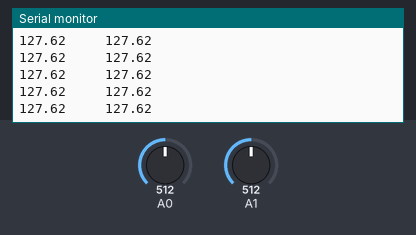
Recording of a sketch running on a simulated Arduino Uno, built with avr-gcc and run on an emulated ATmega328P. Shown: the last lines printed to the serial monitor. Inputs (shaded band) come from the test bench; at power-on: A0 = 512, A1 = 512.

Above: at 1.2 s.
1.3 s: A0 set to 716
At 1.56 s:
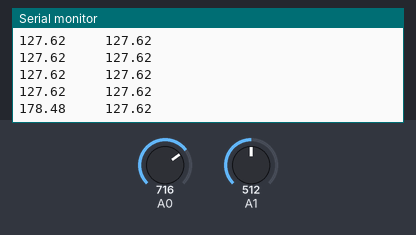
4.3 s: A1 set to 716
At 4.38 s:
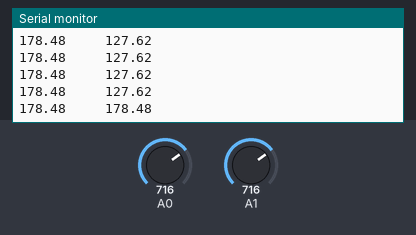
5.8 s: A0 set to 900
At 5.99 s:
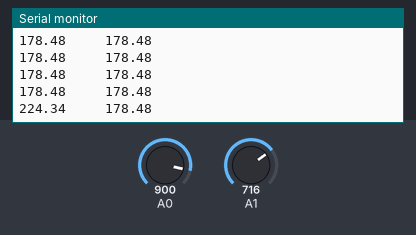
7.3 s: A1 set to 900
At 7.4 s:
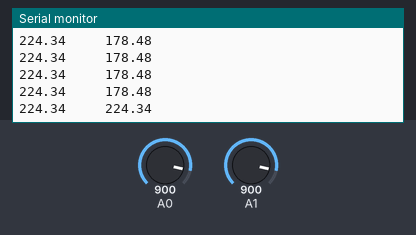
Timing chart, 0 to 9.8 s (numbered marks = the images above; inputs shaded):
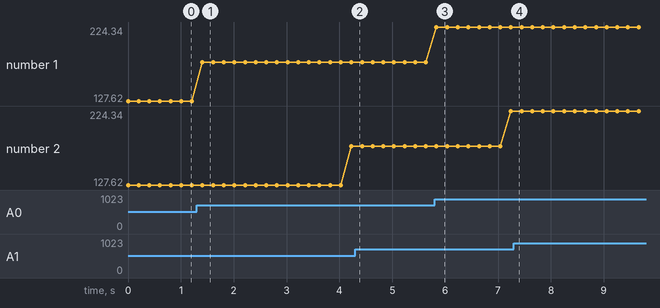

Measured:
- after the input at 1.3 s, the serial monitor: prints a new line after 0.11 s (image 1)
- after the input at 5.8 s, the serial monitor: prints a new line at once (image 3)
- plotted number 1: 127.62 → 178.48 after the input at 1.3 s, 178.48 → 224.34 after the input at 5.8 s
- plotted number 2: 127.62 → 178.48 after the input at 1.3 s, 178.48 → 224.34 after the input at 5.8 s

The sketch:

threshhold_value_calculator.ino
```cpp
int i;
void setup(){
pinMode(A0,INPUT);
pinMode(A1,INPUT);
Serial.begin(9600);
}
void loop(){
  //while (Serial.available()==0);
  //for (i=0;i<200;i++){
    Serial.print(((analogRead(A0)/1023.0)*255));
    delay(100);
    Serial.print("     ");
     //for (i=0;i<200;i++){
   Serial.println(((analogRead(A1)/1023.0)*255));
    delay(100);


}
```
